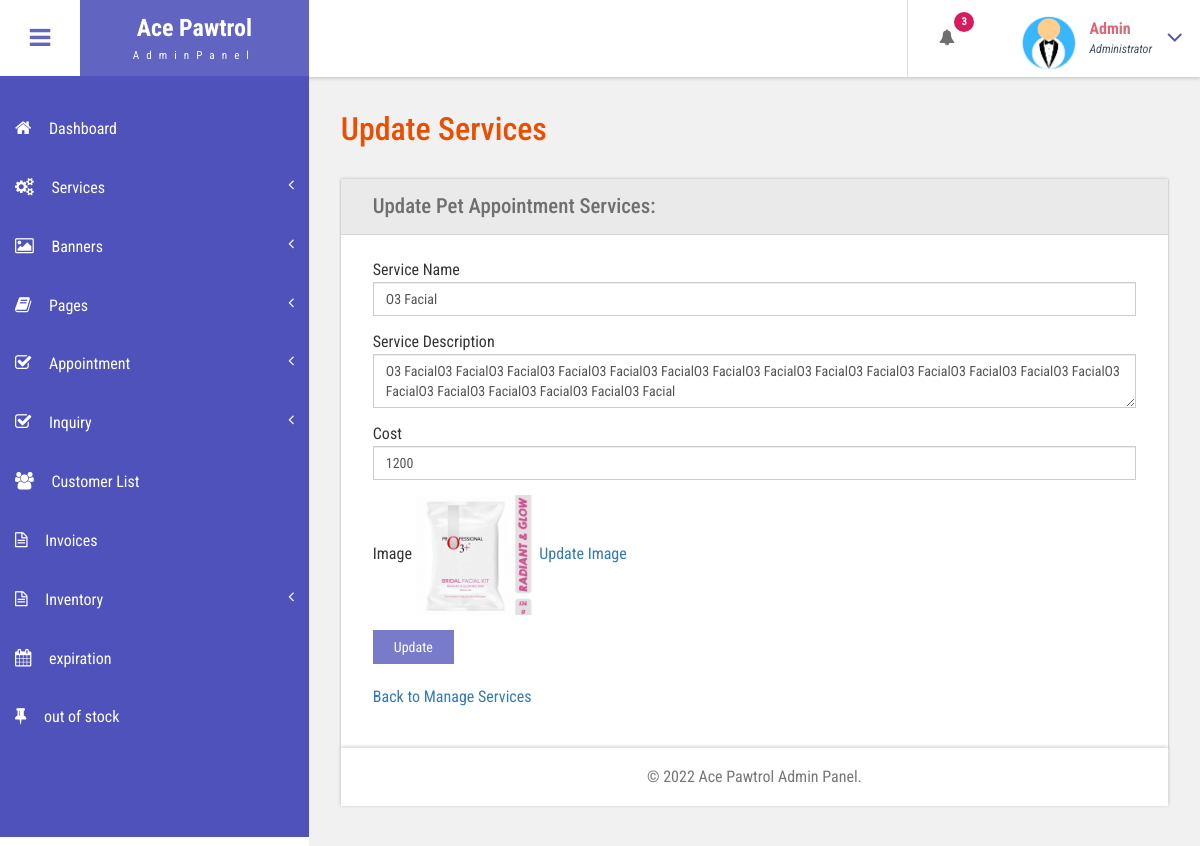
The app's page /admin/edit-services.php?editid=1 (signed in) with its own data.
### tables this page shows
CREATE TABLE `tblservices` (
  `ID` int(10) NOT NULL,
  `ServiceName` varchar(200) DEFAULT NULL,
  `ServiceDescription` mediumtext DEFAULT NULL,
  `Cost` int(10) DEFAULT NULL,
  `Image` varchar(200) DEFAULT NULL,
  `CreationDate` timestamp NULL DEFAULT current_timestamp()
);

### admin/edit-services.php (the view, shortened to what this page needs)
<?php
include('includes/dbconnection.php');
if (strlen($_SESSION['bpmsaid']==0)) {
  header('location:logout.php');
  } else{
  ?>
<!DOCTYPE HTML>
<html>
<head>
<link href="css/bootstrap.css" rel='stylesheet' type='text/css' />
<link href="css/style.css" rel='stylesheet' type='text/css' />
<link href="css/font-awesome.css" rel="stylesheet">
<link href="css/animate.css" rel="stylesheet" type="text/css" media="all">
<link href="css/custom.css" rel="stylesheet">
</head>
<body class="cbp-spmenu-push">
	<div class="main-content">
		 <?php include_once('includes/sidebar.php');?>
	 <?php include_once('includes/header.php');?>
		<div id="page-wrapper">
			<div class="main-page">
				<div class="forms">
					<h3 class="title1">Update Services</h3>
					<div class="form-grids row widget-shadow" data-example-id="basic-forms">
						<div class="form-title">
							<h4>Update Pet Appointment Services:</h4>
						</div>
						<div class="form-body">
							<form method="post">
  <?php
 $cid=$_GET['editid'];
$ret=mysqli_query($con,"select * from  tblservices where ID='$cid'");
while ($row=mysqli_fetch_array($ret)) {
?>
							 <div class="form-group"> <label for="exampleInputEmail1">Service Name</label> <input type="text" class="form-control" id="sername" name="sername" placeholder="Service Name" value="<?php  echo $row['ServiceName'];?>" required="true"> </div>
							 <div class="form-group"> <label for="exampleInputEmail1">Service Description</label> <textarea type="text" class="form-control" id="sername" name="serdesc" placeholder="Service Name" value=""><?php  echo $row['ServiceDescription'];?></textarea> </div>
							 <div class="form-group"> <label for="exampleInputPassword1">Cost</label> <input type="text" id="cost" name="cost" class="form-control" placeholder="Cost" value="<?php  echo $row['Cost'];?>" required="true"> </div>
							 <div class="form-group"> <label for="exampleInputPassword1">Image</label>  <img src="images/<?php echo $row['Image']?>" width="120">
               <a href="update-image.php?lid=<?php echo $row['ID'];?>">Update Image</a> </div>
							 <?php } ?>
							  <button type="submit" name="submit" class="btn btn-default">Update</button> </form>
							  <br>
							  <div class="form-group"> <label for="exampleInputEmail1"><a href="manage-services.php">Back to Manage Services</a></label></div>
						</div>
					</div>
			</div>
		</div>
		 <?php include_once('includes/footer.php');?>
	</div>
</body>
</html>
<?php } ?>

### admin/includes/header.php (shortened to what this page needs)
<div class="sticky-header header-section ">
      <div class="header-left">
        <button id="showLeftPush"><i class="fa fa-bars"></i></button>
        <div class="logo">
          <a href="dashboard.php">
            <h1>Ace Pawtrol</h1>
            <span>AdminPanel</span>
          </a>
        </div>
      </div>
      <div class="header-right">
        <div class="profile_details_left">
          <ul class="nofitications-dropdown">
            <?php
$ret1=mysqli_query($con,"select tbluser.FirstName,tbluser.LastName,tblbook.ID as bid,tblbook.AptNumber from tblbook join tbluser on tbluser.ID=tblbook.UserID where tblbook.Status is null");
$num=mysqli_num_rows($ret1);
?>
            <li class="dropdown head-dpdn">
              <a href="#" class="dropdown-toggle" data-toggle="dropdown" aria-expanded="false"><i class="fa fa-bell"></i><span class="badge blue"><?php echo $num;?></span></a>
            </li>
          </ul>
          <div class="clearfix"> </div>
        </div>
        <div class="profile_details">
        <?php
$adid=$_SESSION['bpmsaid'];
$ret=mysqli_query($con,"select AdminName from tbladmin where ID='$adid'");
$row=mysqli_fetch_array($ret);
$name=$row['AdminName'];
?>
          <ul>
            <li class="dropdown profile_details_drop">
              <a href="#" class="dropdown-toggle" data-toggle="dropdown" aria-expanded="false">
                <div class="profile_img">
                  <span class="prfil-img"><img src="images/admin1.png" alt="" width="60" height="60"> </span>
                  <div class="user-name">
                    <p><?php echo $name; ?></p>
                    <span>Administrator</span>
                  </div>
                  <i class="fa fa-angle-down lnr"></i>
                  <div class="clearfix"></div>
                </div>
              </a>
            </li>
          </ul>
        </div>
      </div>
      <div class="clearfix"> </div>
    </div>

### admin/css/style.css (style rules this page uses)
h4, h5, h6, h1, h2, h3 { margin: 0; }
ul, ol { margin: 0; }
p { margin: 0; }
html, body { font-family: 'Roboto Condensed', sans-serif; font-size: 100%; overflow-x: hidden; background: #fff; }
body a { transition: 0.5s all ease; -webkit-transition: 0.5s all ease; -moz-transition: 0.5s all ease; -o-transition: 0.5s all ease; -ms-transition: 0.5s all ease; text-decoration:none; }
h1,h2,h3,h4,h5,h6 { margin:0; }
p { margin:0; }
ul,label { margin:0; padding:0; }
.main-content { position: relative; }
.sticky-header { position: fixed; top: 0; left:0px; width: 100%; z-index: 100; }
.header-section { background:#FFF; box-shadow: 1px 1px 4px rgba(0, 0, 0, 0.21); -webkit-box-shadow: 1px 1px 4px rgba(0, 0, 0, 0.21); -moz-box-shadow: 1px 1px 4px rgba(0, 0, 0, 0.21); -o-box-shadow: 1px 1px 4px rgba(0, 0, 0, 0.21); }
.header-section::after { clear: both; display: block; content: ''; }
.header-left { float: left; width: 45%; }
.header-right { float: right; }
button#showLeftPush { font-size: 1.5em; width: 80px; padding: 0.87em 0; text-align: center; cursor: pointer; float: left; color: #6F6F6F; -moz-transition: all 0.2s ease-out 0s; -webkit-transition: all 0.2s ease-out 0s; transition: all 0.2s ease-out 0s; border: none; background-color: #fff; outline:none; }
.cbp-spmenu-push { overflow-x: hidden; position: relative; }
.cbp-spmenu, .cbp-spmenu-push { -webkit-transition: all 0.3s ease; -moz-transition: all 0.3s ease; transition: all 0.3s ease; }
.cbp-spmenu-push div#page-wrapper { margin: 0 0 0 19.3em; transition:.5s all; -webkit-transition:.5s all; -moz-transition:.5s all; }
.fa { display: inline-block; font-family: FontAwesome; font-style: normal; font-weight: normal; line-height: 1; -webkit-font-smoothing: antialiased; -moz-osx-font-smoothing: grayscale; }
.logo { background: #6164C1; text-align: center; float: left; }
.logo a { padding: 0.9em 3.3em .7em; display: block; text-decoration: none; }
.logo a h1 { color: #fff; font-size: 1.5em; line-height: 1.2em; font-weight: 700; }
.logo a span { color: #F8F8F8; font-size: .7em; text-align: center; letter-spacing: 7px; }
.profile_details_left { float: left; }
li.dropdown.head-dpdn { display: inline-block; padding: 1.7em 0; border-left: 1px solid #E0E0E0; float: left; }
li.dropdown.head-dpdn a.dropdown-toggle { padding: 1.7em 2em; }
i.fa.fa-bell { color:#6F6F6F; }
.header-right span.badge { font-size: 11px; font-weight: bold; color: #FFF; background: #8BC34A; line-height: 15px; width: 20px; height: 20px; border-radius: 2em; -webkit-border-radius: 2em; -moz-border-radius: 2em; -o-border-radius: 2em; text-align: center; display: inline-block; position: absolute; top: 16%; padding: 2px 0 0; }
.header-right span.blue { background-color:#D81B60; }
.profile_details { float: right; }
.profile_details_drop a.dropdown-toggle { display:block; padding: 0.8em 3em 0 2em; }
.profile_img span.prfil-img { float:left; }
.user-name { float:left; margin-top:8px; margin-left:11px; height:35px; }
.profile_details ul li { list-style-type:none; position:relative; }
.profile_details li a i.fa.lnr { position: absolute; top: 34%; right: 8%; color: #4F52BA; font-size: 1.6em; }
.user-name p { font-size:1em; color:#DD6777; line-height:1em; font-weight:700; }
.user-name span { font-size: .75em; font-style: italic; color: #424f63; font-weight: normal; margin-top: .3em; }
.charts,.row { margin: 2em 0 0; }
.widget-shadow { background-color: #fff; box-shadow: 0 -1px 3px rgba(0,0,0,.12),0 1px 2px rgba(0,0,0,.24); -webkit-box-shadow: 0 -1px 3px rgba(0,0,0,.12),0 1px 2px rgba(0,0,0,.24); -moz-box-shadow: 0 -1px 3px rgba(0,0,0,.12),0 1px 2px rgba(0,0,0,.24); }
h3.title1 { font-size: 2em; color: #e94e02; margin-bottom: 0.8em; }
.forms h3.title1 { margin-bottom:0; }
.forms h4 { font-size: 1.3em; color: #6F6F6F; }
.form-title { padding: 1em 2em; background-color: #EAEAEA; border-bottom: 1px solid #D6D5D5; }
.form-body { padding: 1.5em 2em; }
.forms label { font-weight: 400; }
.form-control { border-radius: inherit; }
.forms button.btn.btn-default { background-color: rgba(97, 100, 193, 0.85); color: #fff; padding: .5em 1.5em; border: none; outline:none; border-radius: inherit; }

### admin/css/custom.css (style rules this page uses)
#page-wrapper { padding:7em 2em 2.5em; background-color: #F1F1F1; }

### records on screen
tblservices: sername "O3 Facial", serdesc "O3 FacialO3 FacialO3 FacialO3 FacialO3 FacialO3 FacialO3 FacialO3 FacialO3 FacialO3 FacialO3 FacialO3 FacialO3 FacialO3 FacialO3 FacialO3 FacialO3 FacialO3 FacialO3 FacialO3 Facial", cost "1200", Image (picture)

### other values on screen
$num "3"
$name "Admin"
